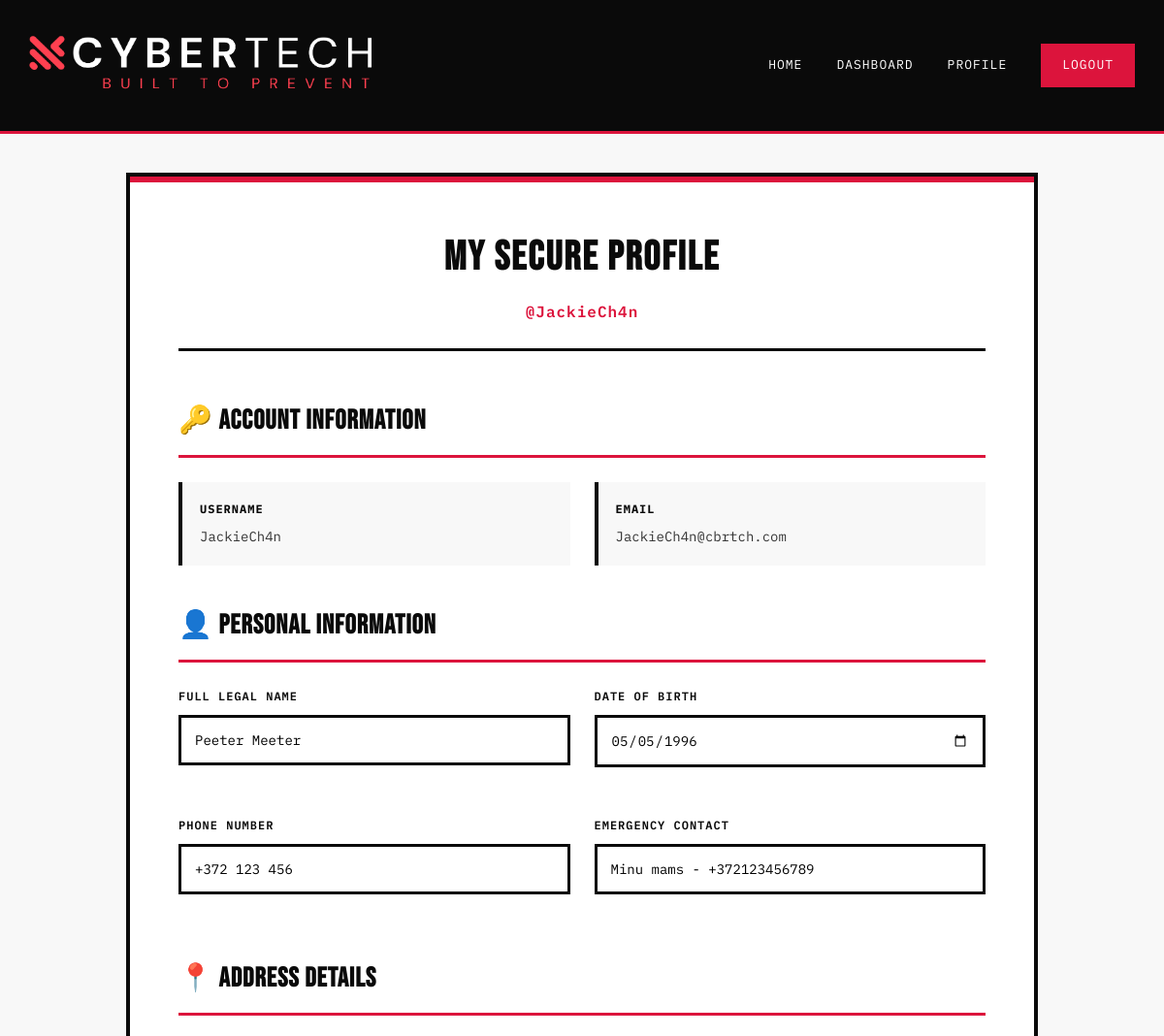
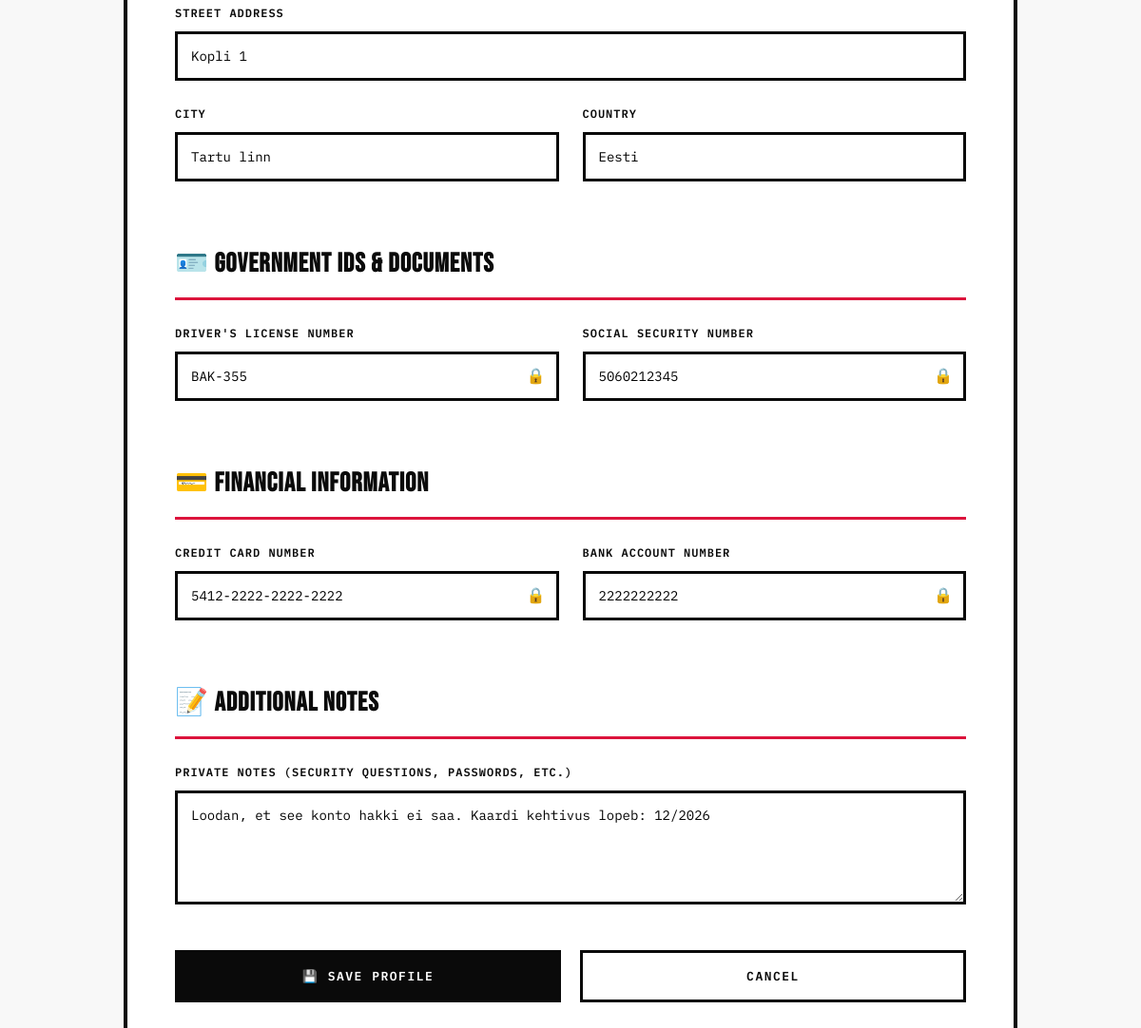
The app's page /profile.php (signed in) with its own data (2 pictures, top to bottom).
### tables this page shows
CREATE TABLE IF NOT EXISTS user_profiles (
    id INT AUTO_INCREMENT PRIMARY KEY,
    user_id INT NOT NULL,
    full_name VARCHAR(100),
    phone VARCHAR(20),
    address VARCHAR(255),
    city VARCHAR(100),
    country VARCHAR(100),
    date_of_birth DATE,
    drivers_license VARCHAR(50),
    ssn VARCHAR(20),
    credit_card VARCHAR(20),
    bank_account VARCHAR(30),
    emergency_contact VARCHAR(100),
    notes TEXT,
    created_at TIMESTAMP DEFAULT CURRENT_TIMESTAMP,
    updated_at TIMESTAMP DEFAULT CURRENT_TIMESTAMP ON UPDATE CURRENT_TIMESTAMP,
    FOREIGN KEY (user_id) REFERENCES users(id) ON DELETE CASCADE,
    INDEX idx_user_id (user_id)
);

CREATE TABLE IF NOT EXISTS users (
    id INT AUTO_INCREMENT PRIMARY KEY,
    username VARCHAR(50) UNIQUE NOT NULL,
    email VARCHAR(100) NOT NULL,
    password VARCHAR(255) NOT NULL,
    created_at TIMESTAMP DEFAULT CURRENT_TIMESTAMP,
    INDEX idx_username (username)
);

### profile.php (the view, shortened to what this page needs)
<?php
$user_id = $_SESSION['user_id'];
$conn = getDBConnection();
$stmt = $conn->prepare("SELECT u.username, u.email, p.* FROM users u LEFT JOIN user_profiles p ON u.id = p.user_id WHERE u.id = ?");
$stmt->bind_param("i", $user_id);
$stmt->execute();
$result = $stmt->get_result();
$user = $result->fetch_assoc();
?>
<!DOCTYPE html>
<html lang="en">
<head>
</head>
<body>
    <nav class="navbar">
        <div class="nav-container">
            <div class="logo">
                <a href="index.php" style="text-decoration: none;">
                <img src="images/cybertech-logo-main2.png" width="370" height="80" class="shield"></img>
                </a>
            </div>
            <div class="nav-links">
                <a href="index.php">Home</a>
                <a href="dashboard.php">Dashboard</a>
                <a href="profile.php">Profile</a>
                <a href="logout.php" class="btn-logout">Logout</a>
            </div>
        </div>
    </nav>
    <div class="container">
        <div class="profile-card">
            <div class="profile-header">
                <h1>My Secure Profile</h1>
                <div class="username">@<?php echo htmlspecialchars($user['username']); ?></div>
            </div>
            <form method="POST" action="profile.php">
                <div class="form-section">
                    <h2>🔑 Account Information</h2>
                    <div class="form-row">
                        <div class="info-display">
                            <strong>Username</strong>
                            <p><?php echo htmlspecialchars($user['username']); ?></p>
                        </div>
                        <div class="info-display">
                            <strong>Email</strong>
                            <p><?php echo htmlspecialchars($user['email']); ?></p>
                        </div>
                    </div>
                </div>
                <div class="form-section">
                    <h2>👤 Personal Information</h2>
                    <div class="form-row">
                        <div class="form-group">
                            <label for="full_name">Full Legal Name</label>
                            <input type="text" id="full_name" name="full_name" value="<?php echo htmlspecialchars($user['full_name'] ?? ''); ?>" placeholder="John Michael Smith">
                        </div>
                        <div class="form-group">
                            <label for="date_of_birth">Date of Birth</label>
                            <input type="date" id="date_of_birth" name="date_of_birth" value="<?php echo htmlspecialchars($user['date_of_birth'] ?? ''); ?>">
                        </div>
                    </div>
                    <div class="form-row">
                        <div class="form-group">
                            <label for="phone">Phone Number</label>
                            <input type="tel" id="phone" name="phone" value="<?php echo htmlspecialchars($user['phone'] ?? ''); ?>" placeholder="+1 (555) 123-4567">
                        </div>
                        <div class="form-group">
                            <label for="emergency_contact">Emergency Contact</label>
                            <input type="text" id="emergency_contact" name="emergency_contact" value="<?php echo htmlspecialchars($user['emergency_contact'] ?? ''); ?>" placeholder="Jane Smith - (555) 987-6543">
                        </div>
                    </div>
                </div>
                <div class="form-section">
                    <h2>📍 Address Details</h2>
                    <div class="form-group">
                        <label for="address">Street Address</label>
                        <input type="text" id="address" name="address" value="<?php echo htmlspecialchars($user['address'] ?? ''); ?>" placeholder="742 Evergreen Terrace, Apt 5B">
                    </div>
                    <div class="form-row">
                        <div class="form-group">
                            <label for="city">City</label>
                            <input type="text" id="city" name="city" value="<?php echo htmlspecialchars($user['city'] ?? ''); ?>" placeholder="Springfield">
                        </div>
                        <div class="form-group">
                            <label for="country">Country</label>
                            <input type="text" id="country" name="country" value="<?php echo htmlspecialchars($user['country'] ?? ''); ?>" placeholder="United States">
                        </div>
                    </div>
                </div>
                <div class="form-section">
                    <h2>🪪 Government IDs & Documents</h2>
                    <div class="form-row">
                        <div class="form-group sensitive-field">
                            <label for="drivers_license">Driver's License Number</label>
                            <input type="text" id="drivers_license" name="drivers_license" value="<?php echo htmlspecialchars($user['drivers_license'] ?? ''); ?>" placeholder="D1234567">
                        </div>
                        <div class="form-group sensitive-field">
                            <label for="ssn">Social Security Number</label>
                            <input type="text" id="ssn" name="ssn" value="<?php echo htmlspecialchars($user['ssn'] ?? ''); ?>" placeholder="XXX-XX-XXXX">
                        </div>
                    </div>
                </div>
                <div class="form-section">
                    <h2>💳 Financial Information</h2>
                    <div class="form-row">
                        <div class="form-group sensitive-field">
                            <label for="credit_card">Credit Card Number</label>
                            <input type="text" id="credit_card" name="credit_card" value="<?php echo htmlspecialchars($user['credit_card'] ?? ''); ?>" placeholder="XXXX-XXXX-XXXX-XXXX">
                        </div>
                        <div class="form-group sensitive-field">
                            <label for="bank_account">Bank Account Number</label>
                            <input type="text" id="bank_account" name="bank_account" value="<?php echo htmlspecialchars($user['bank_account'] ?? ''); ?>" placeholder="XXXXXXXXXXXX">
                        </div>
                    </div>
                </div>
                <div class="form-section">
                    <h2>📝 Additional Notes</h2>
                    <div class="form-group">
                        <label for="notes">Private Notes (Security Questions, Passwords, etc.)</label>
                        <textarea id="notes" name="notes" placeholder="Mother's maiden name, favorite pet, password hints, crypto wallet info, etc."><?php echo htmlspecialchars($user['notes'] ?? ''); ?></textarea>
                    </div>
                </div>
                <div class="button-group">
                    <button type="submit" class="save-btn">💾 Save Profile</button>
                    <button type="button" class="cancel-btn" onclick="window.location.href='dashboard.php'">Cancel</button>
                </div>
            </form>
        </div>
    </div>
</body>
</html>

### profile.php (style rules this page uses)
* { margin: 0; padding: 0; box-sizing: border-box; }
:root { --red: #DC143C; --dark-red: #8B0000; --black: #0a0a0a; --white: #ffffff; --off-white: #f8f8f8; --gray: #333333; --light-gray: #e5e5e5; }
body { font-family: 'IBM Plex Mono', monospace; background: var(--off-white); color: var(--black); line-height: 1.6; }
.navbar { background: var(--black); padding: 1.2rem 0; border-bottom: 3px solid var(--red); position: sticky; top: 0; z-index: 100; }
.nav-container { max-width: 1400px; margin: 0 auto; padding: 0 30px; display: flex; justify-content: space-between; align-items: center; }
.logo { font-family: 'Bebas Neue', sans-serif; font-size: 32px; color: var(--white); letter-spacing: 2px; }
.nav-links { display: flex; gap: 35px; align-items: center; }
.nav-links a { color: var(--white); text-decoration: none; font-size: 13px; text-transform: uppercase; letter-spacing: 1px; transition: color 0.2s; }
.btn-logout { background: var(--red); padding: 10px 20px; border-radius: 0; color: var(--white); border: 2px solid var(--red); transition: all 0.2s; }
.container { max-width: 1000px; margin: 40px auto; padding: 0 30px; }
.profile-card { background: var(--white); padding: 50px; border: 4px solid var(--black); position: relative; }
.profile-card::before { content: ''; position: absolute; top: 0; left: 0; width: 100%; height: 6px; background: var(--red); }
.profile-header { text-align: center; margin-bottom: 50px; padding-bottom: 25px; border-bottom: 3px solid var(--black); }
.profile-header h1 { font-family: 'Bebas Neue', sans-serif; font-size: 42px; color: var(--black); letter-spacing: 2px; margin-bottom: 10px; }
.profile-header .username { color: var(--red); font-size: 16px; font-weight: 600; letter-spacing: 1px; }
.form-section { margin-bottom: 40px; }
.form-section h2 { font-family: 'Bebas Neue', sans-serif; font-size: 28px; color: var(--black); margin-bottom: 25px; padding-bottom: 12px; border-bottom: 3px solid var(--red); letter-spacing: 1px; }
.form-row { display: grid; grid-template-columns: 1fr 1fr; gap: 25px; margin-bottom: 25px; }
.form-group { margin-bottom: 25px; }
label { display: block; margin-bottom: 10px; color: var(--black); font-weight: 600; font-size: 12px; text-transform: uppercase; letter-spacing: 1px; }
input[type="text"], input[type="email"], input[type="tel"], input[type="date"], textarea { width: 100%; padding: 14px; border: 3px solid var(--black); background: var(--white); font-size: 14px; font-family: 'IBM Plex Mono', monospace; transition: all 0.2s; }
textarea { min-height: 120px; resize: vertical; }
.sensitive-field { position: relative; }
.sensitive-field::after { content: "🔒"; position: absolute; right: 14px; top: 42px; font-size: 16px; }
.info-display { background: var(--off-white); padding: 18px; border-left: 4px solid var(--black); }
.info-display strong { color: var(--black); font-size: 12px; text-transform: uppercase; letter-spacing: 1px; display: block; margin-bottom: 8px; }
.info-display p { margin: 0; color: var(--gray); font-size: 14px; }
.button-group { display: flex; gap: 20px; margin-top: 40px; }
button { flex: 1; padding: 16px; border: 3px solid var(--black); font-size: 13px; font-weight: 600; cursor: pointer; transition: all 0.2s; font-family: 'IBM Plex Mono', monospace; text-transform: uppercase; letter-spacing: 1.5px; }
.save-btn { background: var(--black); color: var(--white); }
.cancel-btn { background: transparent; color: var(--black); }

### records on screen
user_profiles: user.username "JackieCh4n", user.email "JackieCh4n@cbrtch.com", full_name "Peeter Meeter", date_of_birth "05/05/1996", phone "+372 123 456", emergency_contact "Minu mams - +372123456789", address "Kopli 1", city "Tartu linn", country "Eesti", drivers_license "BAK-355", ssn "5060212345", credit_card "5412-2222-2222-2222", bank_account "2222222222", notes "Loodan, et see konto hakki ei saa. Kaardi kehtivus lopeb: 12/2026"
